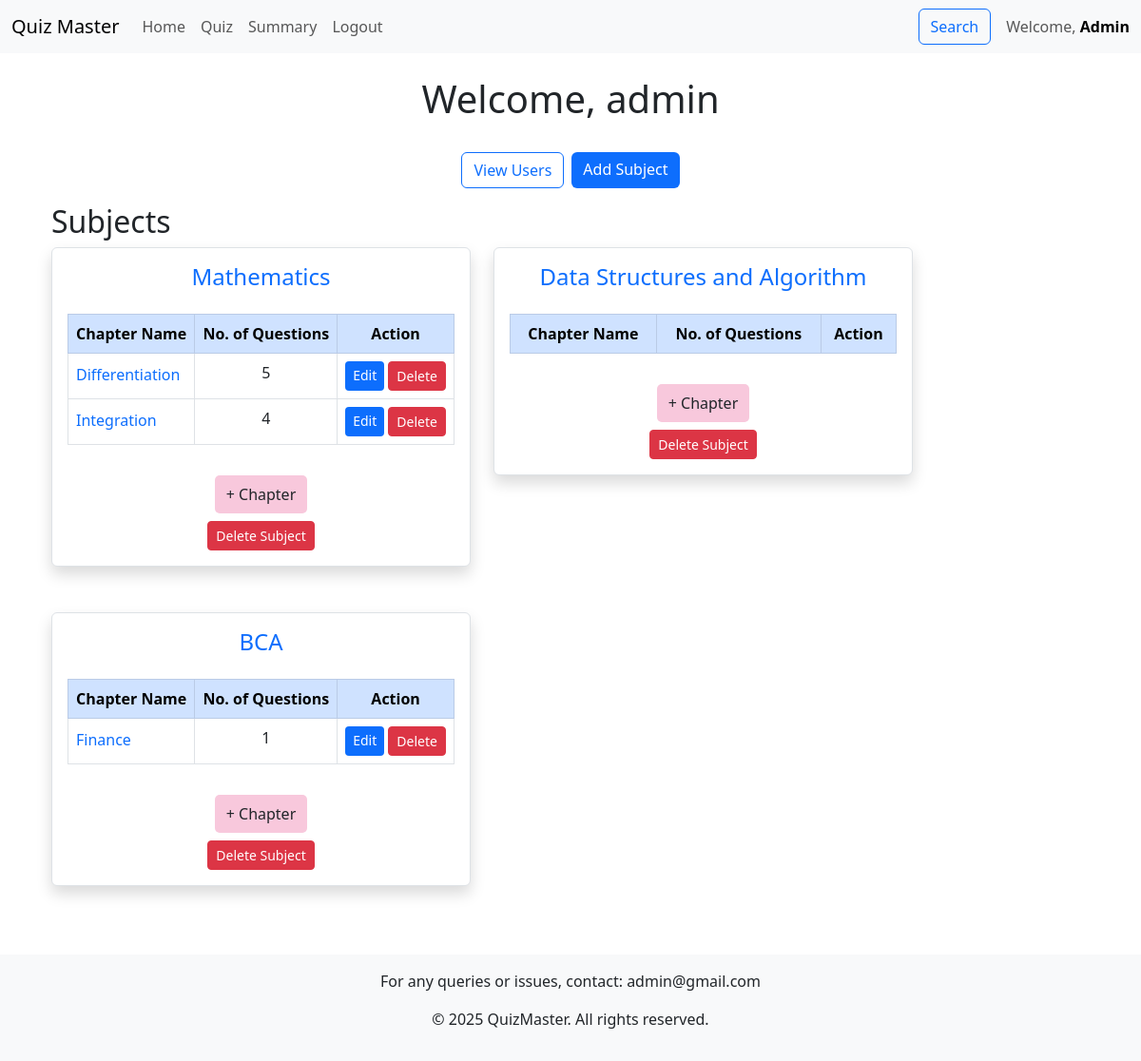
The page /dashboard (signed in) on the database its author committed.
### models.py (models this page shows, shortened)
class User(db.Model):
    id = db.Column(db.Integer, primary_key=True)
    username = db.Column(db.String(120), unique=True, nullable=False)
    password_hash = db.Column(db.String(120), nullable=False)
    full_name = db.Column(db.String(100))
    qualification = db.Column(db.String(100))
    dob = db.Column(db.Date)
    role = db.Column(db.Enum("user", "admin", name="user_roles"), default="user",)
    created_at = db.Column(db.DateTime, default=datetime.now(timezone.utc))
    scores = db.relationship('Score', backref='user', lazy=True, cascade="all, delete-orphan")

class Subject(db.Model):
    id = db.Column(db.Integer, primary_key=True)
    name = db.Column(db.String(100), nullable=False)
    description = db.Column(db.String(255))
    chapters = db.relationship('Chapter', backref='subject', lazy=True, cascade="all, delete-orphan")

class Chapter(db.Model):
    id = db.Column(db.Integer, primary_key=True)
    subject_id = db.Column(db.Integer, db.ForeignKey('subject.id'), nullable=False)
    name = db.Column(db.String(100), nullable=False)
    description = db.Column(db.String(255))
    quizzes = db.relationship('Quiz', backref='chapter', lazy=True, cascade="all, delete-orphan")

### controllers/controllers_admin.py (the view)
@app.route("/dashboard", methods=["GET", "POST"])
@auth_required
def dashboard():
        user = User.query.get(session["user_id"])
        if user.role=="user":
            current_date = date.today().isoformat()
            attempted_quiz_id = db.session.query(Score.quiz_id).filter(Score.user_id == user.id)
            quiz = Quiz.query.filter(
    and_(
        Quiz.date_of_quiz >= current_date,  # Future quizzes
        ~Quiz.id.in_(attempted_quiz_id)  # Exclude attempted quizzes
    )
).all()
            quiz_questions_count = {quiz.id: db.session.query(Question).filter(Question.quiz_id == quiz.id).count()
            for quiz in quiz}
            return render_template("dashboard_user.html",user=user,quiz=quiz,quiz_questions_count=quiz_questions_count)
        else:
             subject=db.session.query(Subject).all()
             chapters=db.session.query(Chapter).all()
             chapter_questions_count = {chapter.id: db.session.query(Question).join(Quiz).filter(Quiz.chapter_id == chapter.id).count()
             for chapter in chapters}
             return render_template("dashboard_admin.html",user=user,subject=subject,chapters=chapters,chapter_questions_count=chapter_questions_count)

### controllers/controllers_admin.py (called while the page is built)
def auth_required(func):
    @wraps(func)
    def inner(*args, **kwargs):
        if "user_id" in session:
            return func(*args, **kwargs)
        else:
            flash("Please login to continue")
            return redirect(url_for("index"))
    return inner

### controllers/controllers_login.py (called while the page is built)
@app.context_processor
def inject_admin_email():
    admin_user = User.query.filter_by(role="admin").first()
    return {"admin_email": admin_user.username}

### templates/dashboard_admin.html (shortened to what this page needs)
{% extends "base.html" %}
{% block content %}
<div class="container mt-4">
    <h1 class="text-center">Welcome, {{ user.full_name }}</h1>
<br>
    <div class="d-flex justify-content-center mb-3">
        <form action="/admin/show_users" method="POST" class="me-2">
            <a href="#" class="btn btn-outline-primary" onclick="this.closest('form').submit()">View Users</a>
        </form>
        <a href="{{ url_for('add_subject') }}" class="btn btn-primary">Add Subject</a>
    </div>
    <section>
        <h2>Subjects</h2>
        {% if subject %}
        <div class="row row-cols-1 row-cols-md-3 row-cols-lg-3 g-4">
            {% for sub in subject %}
            <div class="col-md-6 col-lg-5 mb-4">
                <div class="card shadow border rounded p-3 d-flex flex-column">
                    <h4 class="text-center">
                        <a href="#" class="text-decoration-none" data-bs-toggle="modal" data-bs-target="#modal{{ sub.id }}">
                            {{ sub.name }}
                        </a>
                    </h4>
                    {% if chapters %}
                    <table class="table table-bordered mt-3">
                        <thead class="table-primary text-center align-middle">
                            <tr>
                                <th>Chapter Name</th>
                                <th >No. of Questions</th>
                                <th>Action</th>
                            </tr>
                        </thead>
                        <tbody>
                            {% for chapter in chapters if chapter.subject_id == sub.id %}
                            <tr>
                                <td class="text-wrap text-break" >
                                    <form action="/dashboard/quiz/{{ chapter.id }}" method="POST" class="d-inline">
                                        <button type="submit" class="btn btn-link  text-decoration-none p-0 border-0">{{ chapter.name }}</button>
                                    </form>
                                </td>
                                <td class="text-center">{{ chapter_questions_count[chapter.id] }}</td>
                                <td>
                                    <div class="btn-group gap-1">
                                        <a href="/dashboard/admin/edit_chapter/{{ chapter.id }}" class="btn btn-primary btn-sm">Edit</a>
                                        <form action="/dashboard/admin/delete_chapter/{{ chapter.id }}" method="post" class="d-inline">
                                            <button type="submit" class="btn btn-danger btn-sm" onclick="return confirm('Are you sure you want to delete this chapter?')">Delete</button>
                                        </form>
                                    </div>
                                </td>
                </tr>
                {% endfor %}
                </tbody>
                </table>
                {% endif %}
                <div class="text-center mt-3">
                    <a href="{{ url_for('add_chapter', subject_id=sub.id) }}" class="btn btn-pink">+ Chapter</a>
                </div>
                <div class="text-center mt-2">
                    <form action="/dashboard/admin/delete_subject/{{ sub.id }}" method="post">
                        <button type="submit" class="btn btn-danger btn-sm"
                            onclick="return confirm('Are you sure you want to delete this subject?')">Delete
                            Subject</button>
                    </form>
                </div>
            </div>
        </div>
        {% endfor %}
</div>
{% else %}
<p class="text-muted">No subjects yet.</p>
{% endif %}
</section>
</div>
{% endblock %}

### templates/base.html (shortened to what this page needs)
<!DOCTYPE html>
<html lang="en">
<head>
    <link href="https://cdn.jsdelivr.net/npm/bootstrap@5.3.0-alpha1/dist/css/bootstrap.min.css" rel="stylesheet">
    <link href="../static/styles/styles.css" rel="stylesheet">
</head>
<body class="d-flex flex-column min-vh-100">
    {% include 'navbar.html' with context %}
    <div class="container flex-grow-1 d-flex flex-column"">
        {% block content %}
        {% endblock %}
    </div>
    <footer class="text-center mt-5 p-3 bg-light">
        <p>For any queries or issues, contact: {{admin_email}}</p>
        <p>&copy; 2025 QuizMaster. All rights reserved.</p>
    </footer>
</body>
</html>

### templates/navbar.html (shortened to what this page needs)
<nav class="navbar navbar-expand-lg navbar-light bg-light">
    <div class="container-fluid">
        <a class="navbar-brand" href="/">Quiz Master</a>
        <div class="collapse navbar-collapse" id="navbarNav">
            <ul class="navbar-nav me-auto">
                {% if 'user_id' in session %}
                <li class="nav-item">
                    <a class="nav-link" href="/dashboard">Home</a>
                </li>
                {% if user.role=="user" %}
                <li class="nav-item">
                    <a class="nav-link" href="/dashboard/scores/{{user.id}}">Scores</a>
                </li>
                {% else %}
                <li class="nav-item">
                    <a class="nav-link" href="/dashboard/quiz_management">Quiz</a>
                </li>
                {% endif %}
                <li class="nav-item">
                    <a class="nav-link" href="/summary">Summary</a>
                </li>
                <li class="nav-item">
                    <a class="nav-link" href="/logout">Logout</a>
                </li>
                {% endif %}
            </ul>
            {% if 'user_id' in session %}
            <div class="d-flex align-items-center">
                <a class="nav-link me-3" href="/search">
                    <button class="btn btn-outline-primary">Search</button>
                </a>
                <span class="navbar-text">
                    Welcome, <a class="fw-bold text-decoration-none" href="/profile">{{ user.role | capitalize }}</a>
                </span>
            </div>
            {% endif %}
        </div>
    </div>
</nav>

### static/styles/styles.css (style rules this page uses)
.card { transition: transform 0.2s ease; }
.btn-primary { border: none; transition: all 0.3s ease; }
.btn-pink { background-color: #f8c8dc; border: none; padding: 8px 12px; border-radius: 5px; }
.btn-group .btn:first-child { border-top-right-radius: 4px !important; border-bottom-right-radius: 4px !important; }
.card { width: 100%; word-wrap: break-word; overflow-wrap: break-word; padding: 1rem; }

### rows shown on the page
User: role "Admin", full_name "admin", username "admin@gmail.com"
Subject: name "Mathematics"
Chapter: name "Differentiation", chapter_questions_count "5"
Chapter: name "Integration", chapter_questions_count "4"
Subject: name "Data Structures and Algorithm"
Subject: name "BCA"
Chapter: name "Finance", chapter_questions_count "1"
